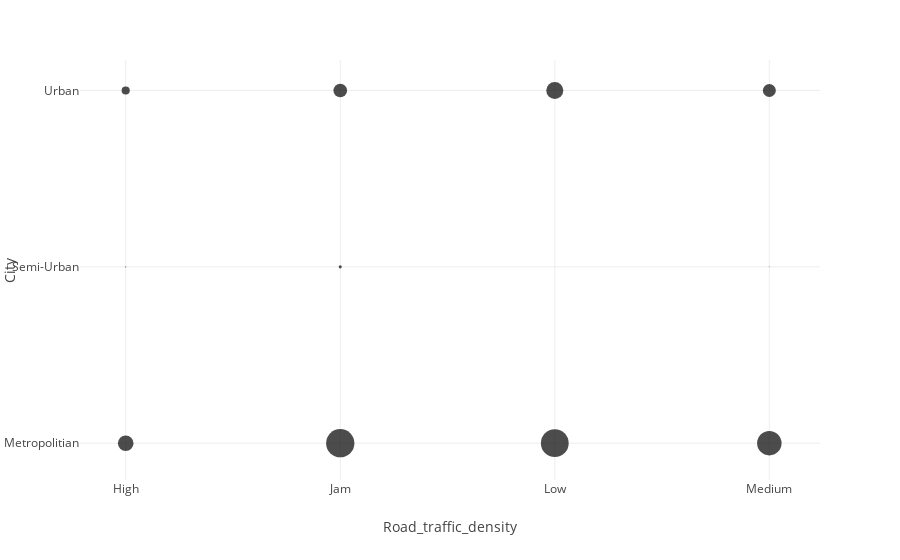

The notebook cell saved with this chart:
### Code cell
coluns = ['ID', 'City' , 'Road_traffic_density']
df_aux = df1.loc[: , coluns].groupby(['City' , 'Road_traffic_density']).count().reset_index()
fig = px.scatter(
    df_aux,         # DataFrame com os dados
    x='Road_traffic_density',       # eixo X
    y='City',       # eixo Y
    size='ID', # determina o tamanho das bolhas
)
fig.show()

### Figure 1 — Plotly figure (JSON) as saved in the notebook; plotly's stock layout.template omitted (floating-point values rounded to 4 significant figures)
{"data": [{"hovertemplate": "Road_traffic_density=%{x}<br>City=%{y}<br>ID=%{marker.size}<extra></extra>", "legendgroup": "", "marker": {"color": "#000001", "size": [3208, 10561, 10195, 7899, 16, 126, 10, 881, 2487, 3807, 2229], "sizemode": "area", "sizeref": 26.4, "symbol": "circle"}, "mode": "markers", "name": "", "orientation": "v", "showlegend": false, "type": "scatter", "x": ["High", "Jam", "Low", "Medium", "High", "Jam", "Medium", "High", "Jam", "Low", "Medium"], "xaxis": "x", "y": ["Metropolitian", "Metropolitian", "Metropolitian", "Metropolitian", "Semi-Urban", "Semi-Urban", "Semi-Urban", "Urban", "Urban", "Urban", "Urban"], "yaxis": "y"}], "layout": {"legend": {"itemsizing": "constant", "tracegroupgap": 0}, "margin": {"t": 60}, "xaxis": {"anchor": "y", "domain": [0, 1], "title": {"text": "Road_traffic_density"}}, "yaxis": {"anchor": "x", "domain": [0, 1], "title": {"text": "City"}}}}
